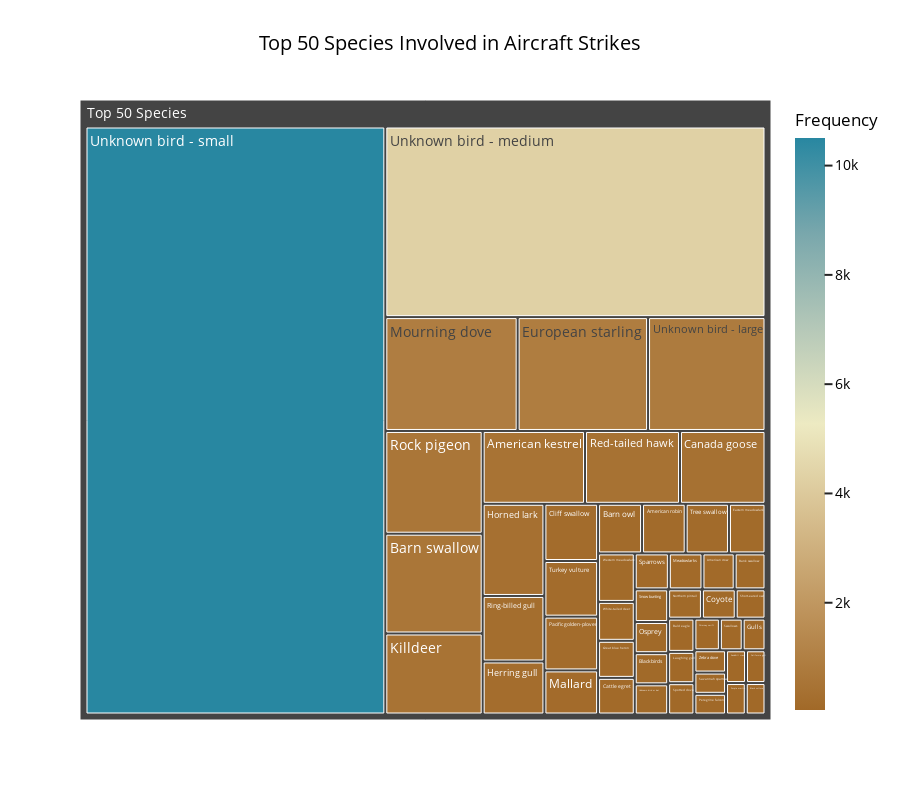

The code cell stored with this chart in its notebook:
### Markdown cell above
## 2.  What bird species most commonly collide with aircraft?

### Code cell
species = df['wildlife_species'].value_counts().head(50)

species_treemap = px.treemap(names = species.index, parents=['Top 50 Species'] * len(species),
                            values = species.values,
                            title = 'Top 50 Species Involved in Aircraft Strikes',
                             color = species.values,
                             color_continuous_scale='earth')

species_treemap.update_layout(
font = dict(size = 14, color='black'),
coloraxis_colorbar=dict(title='Frequency'),
height = 800,
template = 'seaborn')

species_treemap

### Figure 1 — Plotly figure (JSON) as saved in the notebook; plotly's stock layout.template omitted (floating-point values rounded to 4 significant figures)
{"data": [{"domain": {"x": [0, 1], "y": [0, 1]}, "hovertemplate": "label=%{label}<br>value=%{value}<br>parent=%{parent}<br>color=%{color}<extra></extra>", "labels": ["Unknown bird - small", "Unknown bird - medium", "Mourning dove", "European starling", "Unknown bird - large", "Rock pigeon", "Barn swallow", "Killdeer", "American kestrel", "Red-tailed hawk", "Canada goose", "Horned lark", "Ring-billed gull", "Herring gull", "Cliff swallow", "Turkey vulture", "Pacific golden-plover", "Mallard", "Barn owl", "American robin", "Tree swallow", "Eastern meadowlark", "Western meadowlark", "White-tailed deer", "Great blue heron", "Cattle egret", "Sparrows", "Meadowlarks", "American crow", "Bank swallow", "Snow bunting", "Osprey", "Blackbirds", "Unknown bird or bat", "Northern pintail", "Coyote", "Short-eared owl", "Bald eagle", "Laughing gull", "Spotted dove", "Chimney swift", "Swallows", "Gulls", "Zebra dove", "Savannah sparrow", "Peregrine falcon", "Sandhill crane", "California gull", "Purple martin", "Black vulture"], "marker": {"coloraxis": "coloraxis", "colors": [10505, 4318, 898, 885, 797, 596, 579, 470, 444, 412, 371, 339, 241, 195, 183, 178, 172, 141, 130, 129, 128, 108, 106, 85, 81, 80, 73, 72, 69, 66, 65, 62, 62, 60, 59, 59, 52, 52, 49, 49, 48, 43, 43, 42, 40, 39, 39, 38, 37, 37]}, "name": "", "parents": ["Top 50 Species", "Top 50 Species", "Top 50 Species", "Top 50 Species", "Top 50 Species", "Top 50 Species", "Top 50 Species", "Top 50 Species", "Top 50 Species", "Top 50 Species", "Top 50 Species", "Top 50 Species", "Top 50 Species", "Top 50 Species", "Top 50 Species", "Top 50 Species", "Top 50 Species", "Top 50 Species", "Top 50 Species", "Top 50 Species", "Top 50 Species", "Top 50 Species", "Top 50 Species", "Top 50 Species", "Top 50 Species", "Top 50 Species", "Top 50 Species", "Top 50 Species", "Top 50 Species", "Top 50 Species", "Top 50 Species", "Top 50 Species", "Top 50 Species", "Top 50 Species", "Top 50 Species", "Top 50 Species", "Top 50 Species", "Top 50 Species", "Top 50 Species", "Top 50 Species", "Top 50 Species", "Top 50 Species", "Top 50 Species", "Top 50 Species", "Top 50 Species", "Top 50 Species", "Top 50 Species", "Top 50 Species", "Top 50 Species", "Top 50 Species"], "type": "treemap", "values": [10505, 4318, 898, 885, 797, 596, 579, 470, 444, 412, 371, 339, 241, 195, 183, 178, 172, 141, 130, 129, 128, 108, 106, 85, 81, 80, 73, 72, 69, 66, 65, 62, 62, 60, 59, 59, 52, 52, 49, 49, 48, 43, 43, 42, 40, 39, 39, 38, 37, 37]}], "layout": {"coloraxis": {"colorbar": {"title": {"text": "Frequency"}}, "colorscale": [[0, "rgb(161, 105, 40)"], [0.1667, "rgb(189, 146, 90)"], [0.3333, "rgb(214, 189, 141)"], [0.5, "rgb(237, 234, 194)"], [0.6667, "rgb(181, 200, 184)"], [0.8333, "rgb(121, 167, 172)"], [1, "rgb(40, 135, 161)"]]}, "font": {"color": "black", "size": 14}, "height": 800, "legend": {"tracegroupgap": 0}, "title": {"text": "Top 50 Species Involved in Aircraft Strikes"}}}
